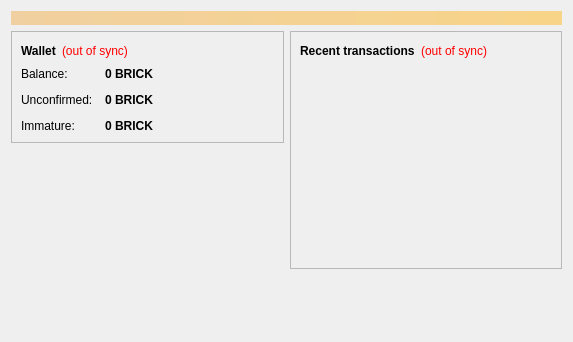
<?xml version="1.0" encoding="UTF-8"?>
<ui version="4.0">
 <class>OverviewPage</class>
 <widget class="QWidget" name="OverviewPage">
  <property name="geometry">
   <rect>
    <x>0</x>
    <y>0</y>
    <width>573</width>
    <height>342</height>
   </rect>
  </property>
  <property name="windowTitle">
   <string>Form</string>
  </property>
  <layout class="QVBoxLayout" name="topLayout">
   <item>
    <widget class="QLabel" name="labelAlerts">
     <property name="visible">
      <bool>false</bool>
     </property>
     <property name="styleSheet">
      <string notr="true">background-color: qlineargradient(x1: 0, y1: 0, x2: 1, y2: 0, stop:0 #F0D0A0, stop:1 #F8D488); color:#000000;</string>
     </property>
     <property name="wordWrap">
      <bool>true</bool>
     </property>
     <property name="margin">
      <number>3</number>
     </property>
    </widget>
   </item>
   <item>
    <layout class="QHBoxLayout" name="horizontalLayout" stretch="1,1">
     <item>
      <layout class="QVBoxLayout" name="verticalLayout_2">
       <item>
        <widget class="QFrame" name="frame">
         <property name="frameShape">
          <enum>QFrame::StyledPanel</enum>
         </property>
         <property name="frameShadow">
          <enum>QFrame::Raised</enum>
         </property>
         <layout class="QVBoxLayout" name="verticalLayout_4">
          <item>
           <layout class="QHBoxLayout" name="horizontalLayout_4">
            <item>
             <widget class="QLabel" name="label_5">
              <property name="font">
               <font>
                <weight>75</weight>
                <bold>true</bold>
               </font>
              </property>
              <property name="text">
               <string>Wallet</string>
              </property>
             </widget>
            </item>
            <item>
             <widget class="QLabel" name="labelWalletStatus">
              <property name="toolTip">
               <string>The displayed information may be out of date. Your wallet automatically synchronizes with the Brickhashcoin network after a connection is established, but this process has not completed yet.</string>
              </property>
              <property name="styleSheet">
               <string notr="true">QLabel { color: red; }</string>
              </property>
              <property name="text">
               <string notr="true">(out of sync)</string>
              </property>
              <property name="alignment">
               <set>Qt::AlignLeading|Qt::AlignLeft|Qt::AlignVCenter</set>
              </property>
             </widget>
            </item>
            <item>
             <spacer name="horizontalSpacer_2">
              <property name="orientation">
               <enum>Qt::Horizontal</enum>
              </property>
              <property name="sizeHint" stdset="0">
               <size>
                <width>40</width>
                <height>20</height>
               </size>
              </property>
             </spacer>
            </item>
           </layout>
          </item>
          <item>
           <layout class="QFormLayout" name="formLayout_2">
            <property name="fieldGrowthPolicy">
             <enum>QFormLayout::AllNonFixedFieldsGrow</enum>
            </property>
            <property name="horizontalSpacing">
             <number>12</number>
            </property>
            <property name="verticalSpacing">
             <number>12</number>
            </property>
            <item row="0" column="0">
             <widget class="QLabel" name="label">
              <property name="text">
               <string>Balance:</string>
              </property>
             </widget>
            </item>
            <item row="0" column="1">
             <widget class="QLabel" name="labelBalance">
              <property name="font">
               <font>
                <weight>75</weight>
                <bold>true</bold>
               </font>
              </property>
              <property name="cursor">
               <cursorShape>IBeamCursor</cursorShape>
              </property>
              <property name="toolTip">
               <string>Your current balance</string>
              </property>
              <property name="text">
               <string notr="true">0 BRICK</string>
              </property>
              <property name="textInteractionFlags">
               <set>Qt::LinksAccessibleByMouse|Qt::TextSelectableByKeyboard|Qt::TextSelectableByMouse</set>
              </property>
             </widget>
            </item>
            <item row="1" column="0">
             <widget class="QLabel" name="label_3">
              <property name="text">
               <string>Unconfirmed:</string>
              </property>
             </widget>
            </item>
            <item row="1" column="1">
             <widget class="QLabel" name="labelUnconfirmed">
              <property name="font">
               <font>
                <weight>75</weight>
                <bold>true</bold>
               </font>
              </property>
              <property name="cursor">
               <cursorShape>IBeamCursor</cursorShape>
              </property>
              <property name="toolTip">
               <string>Total of transactions that have yet to be confirmed, and do not yet count toward the current balance</string>
              </property>
              <property name="text">
               <string notr="true">0 BRICK</string>
              </property>
              <property name="textInteractionFlags">
               <set>Qt::LinksAccessibleByMouse|Qt::TextSelectableByKeyboard|Qt::TextSelectableByMouse</set>
              </property>
             </widget>
            </item>
            <item row="2" column="0">
             <widget class="QLabel" name="labelImmatureText">
              <property name="text">
               <string>Immature:</string>
              </property>
             </widget>
            </item>
            <item row="2" column="1">
             <widget class="QLabel" name="labelImmature">
              <property name="font">
               <font>
                <weight>75</weight>
                <bold>true</bold>
               </font>
              </property>
              <property name="toolTip">
               <string>Mined balance that has not yet matured</string>
              </property>
              <property name="text">
               <string notr="true">0 BRICK</string>
              </property>
              <property name="textInteractionFlags">
               <set>Qt::LinksAccessibleByMouse|Qt::TextSelectableByKeyboard|Qt::TextSelectableByMouse</set>
              </property>
             </widget>
            </item>
           </layout>
          </item>
         </layout>
        </widget>
       </item>
       <item>
        <spacer name="verticalSpacer">
         <property name="orientation">
          <enum>Qt::Vertical</enum>
         </property>
         <property name="sizeHint" stdset="0">
          <size>
           <width>20</width>
           <height>40</height>
          </size>
         </property>
        </spacer>
       </item>
      </layout>
     </item>
     <item>
      <layout class="QVBoxLayout" name="verticalLayout_3">
       <item>
        <widget class="QFrame" name="frame_2">
         <property name="frameShape">
          <enum>QFrame::StyledPanel</enum>
         </property>
         <property name="frameShadow">
          <enum>QFrame::Raised</enum>
         </property>
         <layout class="QVBoxLayout" name="verticalLayout">
          <item>
           <layout class="QHBoxLayout" name="horizontalLayout_2">
            <item>
             <widget class="QLabel" name="label_4">
              <property name="text">
               <string>&lt;b&gt;Recent transactions&lt;/b&gt;</string>
              </property>
             </widget>
            </item>
            <item>
             <widget class="QLabel" name="labelTransactionsStatus">
              <property name="toolTip">
               <string>The displayed information may be out of date. Your wallet automatically synchronizes with the Brickhashcoin network after a connection is established, but this process has not completed yet.</string>
              </property>
              <property name="styleSheet">
               <string notr="true">QLabel { color: red; }</string>
              </property>
              <property name="text">
               <string notr="true">(out of sync)</string>
              </property>
              <property name="alignment">
               <set>Qt::AlignRight|Qt::AlignTrailing|Qt::AlignVCenter</set>
              </property>
             </widget>
            </item>
            <item>
             <spacer name="horizontalSpacer">
              <property name="orientation">
               <enum>Qt::Horizontal</enum>
              </property>
              <property name="sizeHint" stdset="0">
               <size>
                <width>40</width>
                <height>20</height>
               </size>
              </property>
             </spacer>
            </item>
           </layout>
          </item>
          <item>
           <widget class="QListView" name="listTransactions">
            <property name="styleSheet">
             <string notr="true">QListView { background: transparent; }</string>
            </property>
            <property name="frameShape">
             <enum>QFrame::NoFrame</enum>
            </property>
            <property name="verticalScrollBarPolicy">
             <enum>Qt::ScrollBarAlwaysOff</enum>
            </property>
            <property name="horizontalScrollBarPolicy">
             <enum>Qt::ScrollBarAlwaysOff</enum>
            </property>
            <property name="selectionMode">
             <enum>QAbstractItemView::NoSelection</enum>
            </property>
           </widget>
          </item>
         </layout>
        </widget>
       </item>
       <item>
        <spacer name="verticalSpacer_2">
         <property name="orientation">
          <enum>Qt::Vertical</enum>
         </property>
         <property name="sizeHint" stdset="0">
          <size>
           <width>20</width>
           <height>40</height>
          </size>
         </property>
        </spacer>
       </item>
      </layout>
     </item>
    </layout>
   </item>
  </layout>
 </widget>
 <resources/>
 <connections/>
</ui>
